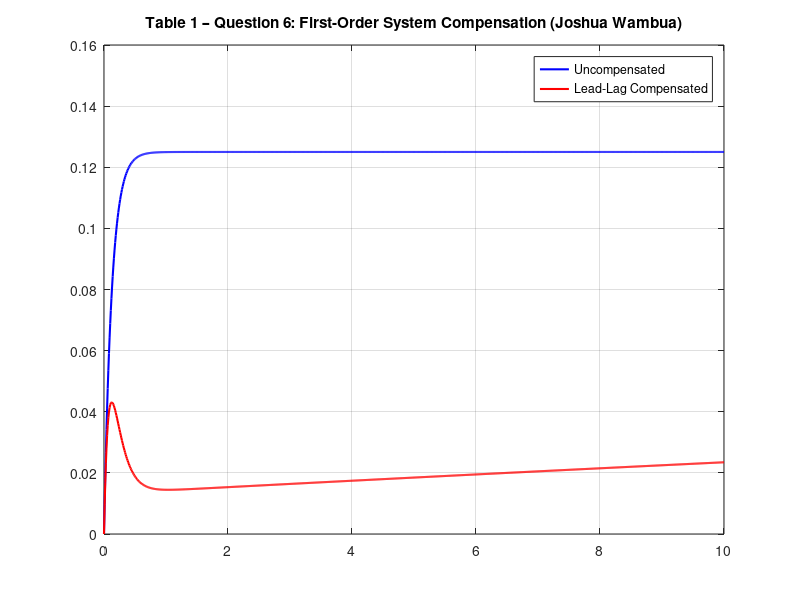

Write MATLAB code to recreate this figure. (Note: this script raises an error after producing the figure.)
% =========================================================
% CONTROL SYSTEMS II – COMPENSATOR DESIGN
% Author: Joshua Wambua
% Table 1 – Question 1 (First-Order System)
% =========================================================
clc; 
clear; 
close all;

% --- Define the First-Order System ---
% Example: G(s) = 1 / (s + 1)
% Replace the denominator coefficient with the one from Table 1
a = 8; 
G = tf(1, [1 a]);

% --- Define Lead Compensator Parameters ---
z_lead = 1; 
p_lead = 10;
K_lead = 1;
G_lead = K_lead * tf([1 z_lead], [1 p_lead]);

% --- Define Lag Compensator Parameters ---
z_lag = 0.1;
p_lag = 0.01;
K_lag = 1;
G_lag = K_lag * tf([1 z_lag], [1 p_lag]);

% --- Combine Lead and Lag (Cascade Compensator) ---
G_lead_lag = G_lead * G_lag;

% --- Closed-Loop System with Compensation ---
G_closed = feedback(G * G_lead_lag, 1);
%----defining a single time vector for both plots
t=0:0.01:10;
y1=step(G,t);
y2=step(G_closed,t);
% --- Plot Step Responses ---
figure;
plot(t,y1,'b','LineWidth', 1.5);
hold on;
plot(t,y2,'r','LineWidth', 1.5);
grid on;
legend('Uncompensated', 'Lead-Lag Compensated');
title('Table 1 – Question 6: First-Order System Compensation (Joshua Wambua)');

% --- Display Performance Information ---
info = stepinfo(G_closed);
disp('Performance Metrics (Compensated System):');
disp(info);
fprintf('Steady-State Error: %.4f\n', abs(1 - dcgain(G_closed)));
